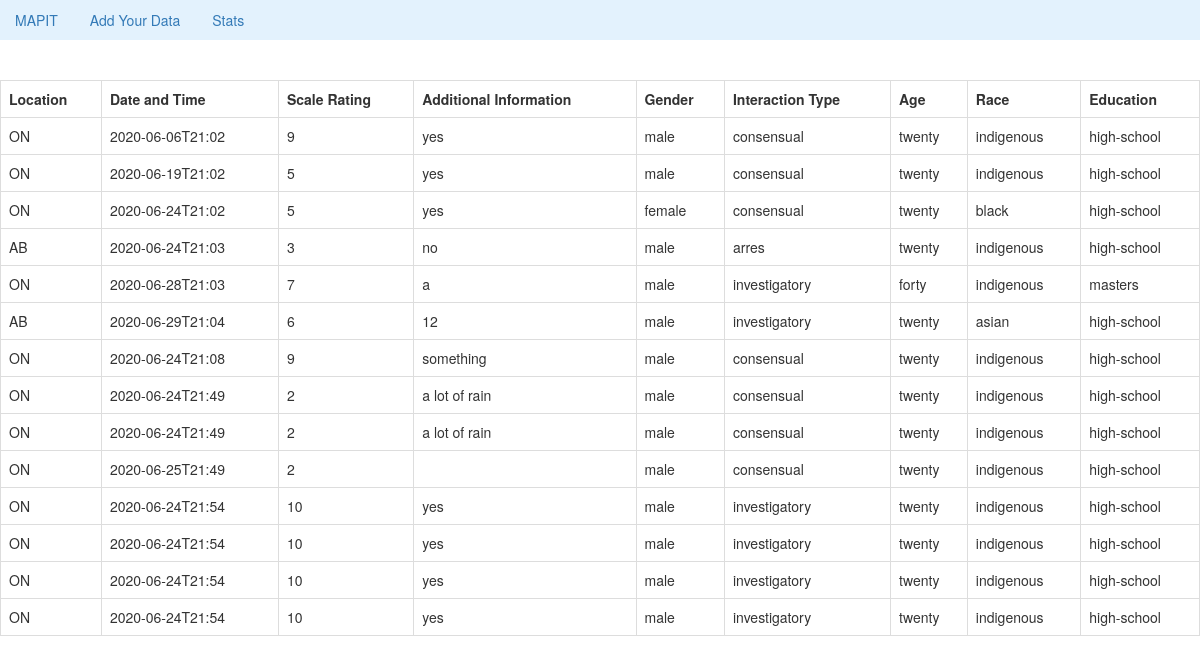
Page /surveyresults on the earlier database version.
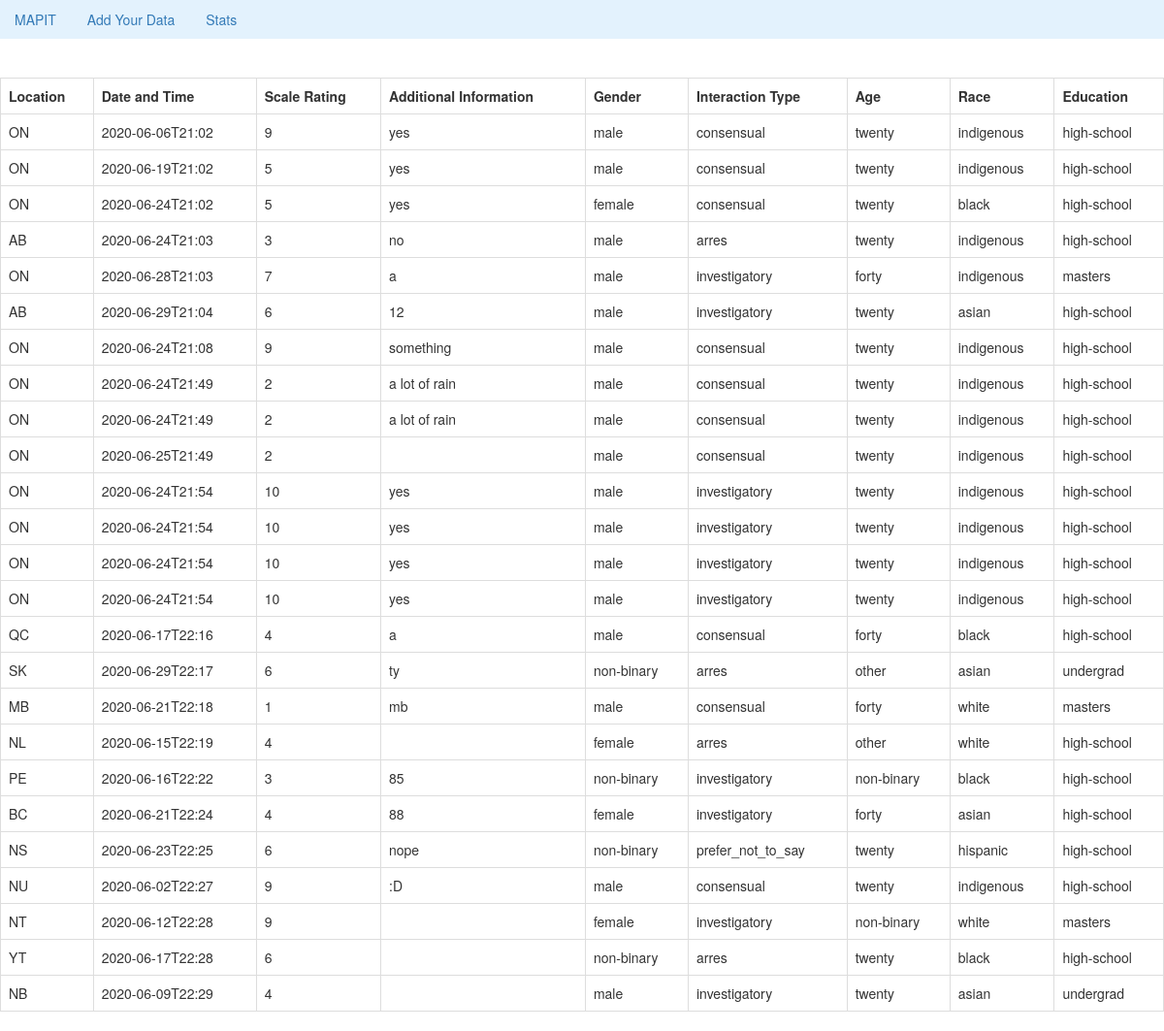
Same page on the later database version.
### tables this page shows
CREATE TABLE survey (
id INTEGER PRIMARY KEY AUTOINCREMENT,
location VARCHAR(100),
datetime VARCHAR(200),
type_interaction VARCHAR(100),
scale INTEGER,
add_info TEXT,
gender VARCHAR(50),
age VARCHAR(50),
race VARCHAR(100),
education VARCHAR(100)
);

### flaskr/routes.py (the view)
@app.route('/surveyresults')
def surveyresults():
    db = sqlite3.connect("survey.db")
    d = db.cursor()
    rows = d.execute("SELECT * FROM survey")
    return render_template("surveyresults.html", rows=rows)

### flaskr/templates/surveyresults.html
{% extends "base.html" %}
{% block content %}
<table class='table table-bordered table-striped'>
<table id='surveyresultstable' class='table table-bordered'>
    <tr>
        <th>Location</th>
        <th>Date and Time</th>
        <th>Scale Rating</th>
        <th>Additional Information</th>
        <th>Gender</th>
        <th>Interaction Type</th>
        <th>Age</th>
        <th>Race</th>
        <th>Education</th>
    </tr>
    {% for row in rows %}
        <tr>
            <td>{{ row[1] }}</td>
            <td>{{ row[2] }}</td>
            <td>{{ row[4] }}</td>
            <td>{{ row[5] }}</td>
            <td>{{ row[6] }}</td>
            <td>{{ row[3] }}</td>
            <td>{{ row[7] }}</td>
            <td>{{ row[8] }}</td>
            <td>{{ row[9] }}</td>
        </tr>
    {% endfor %}
</table>
{% endblock %}

### flaskr/templates/base.html (shortened to what this page needs)
<!DOCTYPE html>
<html lang="en">
    <head>
        <link rel="stylesheet" href="static/css/main.css">
        <link rel="stylesheet" href="https://maxcdn.bootstrapcdn.com/bootstrap/3.4.1/css/bootstrap.min.css">
    </head>
    <body>
        <ul class="nav nav-pills nav-fill" style="background-color: #e3f2fd;" id="pills-tab" role="tablist">
          <li class="nav-item" id="home-btn">
            <a class="nav-link" id="pills-home-tab" data-toggle="pill" href="home" role="tab" aria-controls="pills-home" >MAPIT</a>
          </li>
          <li class="nav-item" id="survey-btn">
            <a class="nav-link" id="pills-survey-tab" data-toggle="pill" href="survey" role="tab" aria-controls="pills-data"">Add Your Data</a>
          </li>
          <li class="nav-item" id="stats-btn">
            <a class="nav-link" id="pills-stats-tab" data-toggle="pill" href="stats" role="tab" aria-controls="pills-data"">Stats</a>
          </li>
        </ul>
        <div class="tab-content" id="pills-tabContent">
          </div>
        {% block content %}{% endblock %}
    </body>
</html>

Differences in the rows shown:
added survey: location "QC", datetime "2020-06-17T22:16", scale "4", add_info "a", gender "male", type_interaction "consensual", age "forty", race "black", education "high-school"
added survey: location "SK", datetime "2020-06-29T22:17", scale "6", add_info "ty", gender "non-binary", type_interaction "arres", age "other", race "asian", education "undergrad"
added survey: location "MB", datetime "2020-06-21T22:18", scale "1", add_info "mb", gender "male", type_interaction "consensual", age "forty", race "white", education "masters"
added survey: location "NL", datetime "2020-06-15T22:19", scale "4", gender "female", type_interaction "arres", age "other", race "white", education "high-school"
added survey: location "PE", datetime "2020-06-16T22:22", scale "3", add_info "85", gender "non-binary", type_interaction "investigatory", age "non-binary", race "black", education "high-school"
added survey: location "BC", datetime "2020-06-21T22:24", scale "4", add_info "88", gender "female", type_interaction "investigatory", age "forty", race "asian", education "high-school"
added survey: location "NS", datetime "2020-06-23T22:25", scale "6", add_info "nope", gender "non-binary", type_interaction "prefer_not_to_say", age "twenty", race "hispanic", education "high-school"
added survey: location "NU", datetime "2020-06-02T22:27", scale "9", add_info ":D", gender "male", type_interaction "consensual", age "twenty", race "indigenous", education "high-school"
added survey: location "NT", datetime "2020-06-12T22:28", scale "9", gender "female", type_interaction "investigatory", age "non-binary", race "white", education "masters"
added survey: location "YT", datetime "2020-06-17T22:28", scale "6", gender "non-binary", type_interaction "arres", age "twenty", race "black", education "high-school"
added survey: location "NB", datetime "2020-06-09T22:29", scale "4", gender "male", type_interaction "investigatory", age "twenty", race "asian", education "undergrad"
